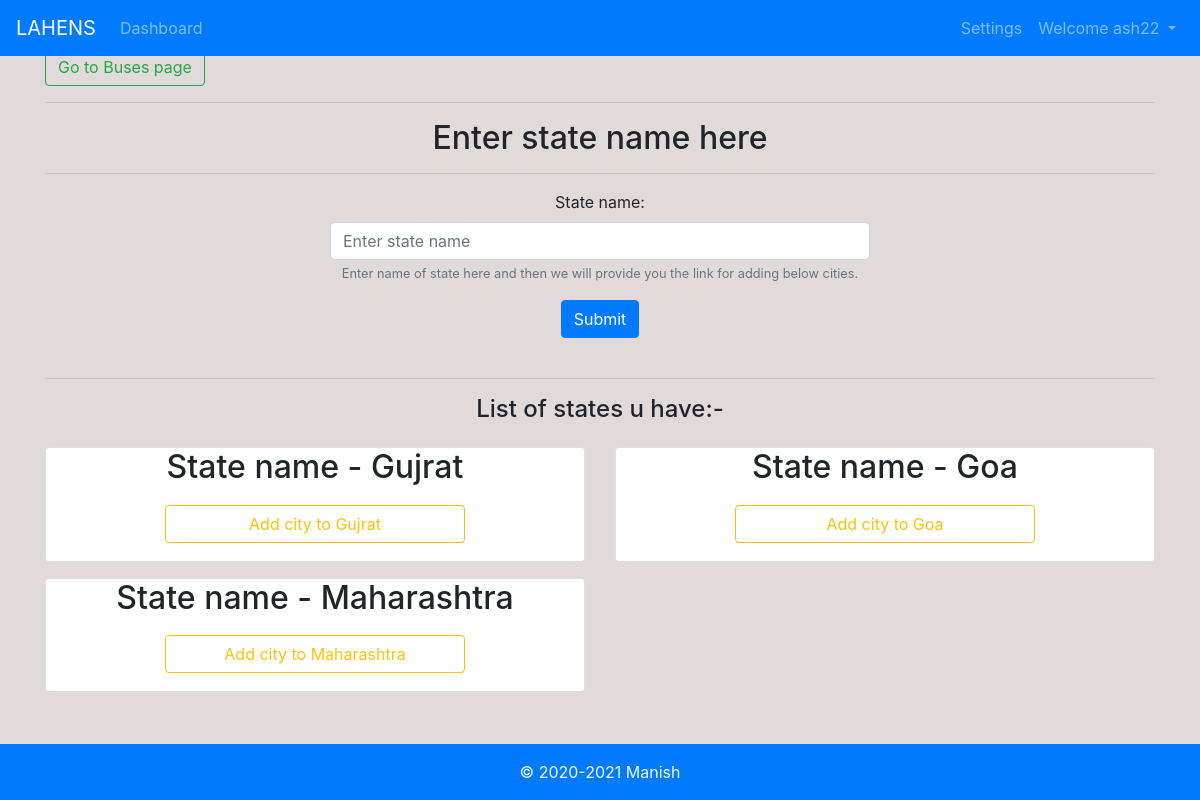
The page /state/ (signed in) on the database its author committed.
### book/models.py (models this page shows, shortened)
class State(models.Model):
    name = models.CharField(max_length=100)

### book/decorators.py (the view)
        def wrapper_func(request, *args, **kwargs):
            group = None
            if request.user.groups.exists():
                group = request.user.groups.all()[0].name
            if group in allowed_roles:
                return view_func(request, *args, **kwargs)
            else:
                return HttpResponse('You are not authorised to view this page ')

### book/views.py (called while the page is built)
@login_required(login_url='login')
@allowed_users(allowed_roles=['admin'])
def stateadd(request):
    if request.method == 'POST':
        name = request.POST.get('statename')
        state = State(name=name)
        state.save()
    states = State.objects.all().order_by('-id')
    print(len(states))
    if len(states) == 0:
        empt = True
        context = {'empty': empt}
    else:
        context = {'states': states}
    return render(request, 'book/stateadd.html', context)

### book/templates/book/stateadd.html (shortened to what this page needs)
{% extends 'book/basic.html' %}
{% block body %}
<br>
<div class="container">
             <a href="{% url 'Allbuses' %}" class="btn btn-outline-success">Go to Buses page</a><hr>
    <div class="text-center"><h2>Enter state name here</h2><hr></div>
    <div class="row">
        <div class="offset-lg-3 col-sm-6 text-center">
        <form method="post" action="/state/">
          <div class="form-group">
            <label for="statename">State name:</label>
            <input type="text" class="form-control" id="statename" name="statename" aria-describedby="statehelp" placeholder="Enter state name">
            <small id="statehelp" class="form-text text-muted">Enter name of state here and then we will provide you
                the link for adding below cities.</small>
          </div>
          <button type="submit" class="btn btn-primary">Submit</button>
        </form></div>
    </div><br><hr>
    {% if empty == True  %}
        <div class="text-center"><h4>Still not added any states ...Add in the above form.</h4></div>
    {% else %}
    <div class="text-center"><h4>List of states u have:-</h4></div>
    <div class="row">
        {% for i in  states %}
        <div class="col-sm-6 mt-3">
            <div class="card text-center">
            <h2>State name - {{i.name}}</h2>
                <h2>
                <a href="/city/{{i.id}}" style=" margin:10px; width:300px;" class="btn btn-outline-warning">Add city to {{i.name}} </a>
                </h2>
            </div></div>
                {% if forloop.counter|divisibleby:2 and forloop.counter > 0 and not forloop.last %}
                </div><div class="row">
                {% endif %}
        {% endfor %}
    </div>
    {% endif %}
</div>
{% endblock %}

### book/templates/book/basic.html (shortened to what this page needs)
<!doctype html>
<html lang="en">
  <head>
    <link rel="stylesheet" href="https://stackpath.bootstrapcdn.com/bootstrap/4.4.1/css/bootstrap.min.css">
    <link href=
'https://ajax.googleapis.com/ajax/libs/jqueryui/1.12.1/themes/ui-lightness/jquery-ui.css'
		rel='stylesheet'>
  </head>
  <body>
  {% load  static %}
   <nav class="navbar navbar-expand-lg fixed-top navbar-dark bg-primary">
  <a class="navbar-brand" href="#">LAHENS</a>
  <div class="collapse navbar-collapse" id="navbarSupportedContent">
    <ul class="navbar-nav mr-auto">
        {% if user.groups.all.0.name == 'admin' %}
            <li class="nav-item">
        <a class="nav-link" href="/">Dashboard</a>
      </li>
        {% endif %}
    </ul>
      {% if user.is_authenticated %}
        <ul class="navbar-nav ml-auto">
            <li class="nav-item">
        <a class="nav-link" href="/account">Settings</a>
      </li>
             <li class="nav-item dropdown">
        <a class="nav-link dropdown-toggle" href="#" id="navbarDropdown" role="button" data-toggle="dropdown" aria-haspopup="true" aria-expanded="false">
          Welcome {{request.user}}
        </a>
      </li>
        </ul>
      {% endif %}
  </div>
</nav>
    <br>
    {% block body %} {% endblock %}<br><br><br>
 <footer class="container-fluid bg-primary fixed-bottom  py-3 text-light">
    <p class="mb-0 text-center">&copy; 2020-2021 Manish</p>
  </footer>
  </body>
</html>

### rows shown on the page
State: name "Gujrat"
State: name "Goa"
State: name "Maharashtra"

### other values the page prints
{{ request.user }} "ash22"
